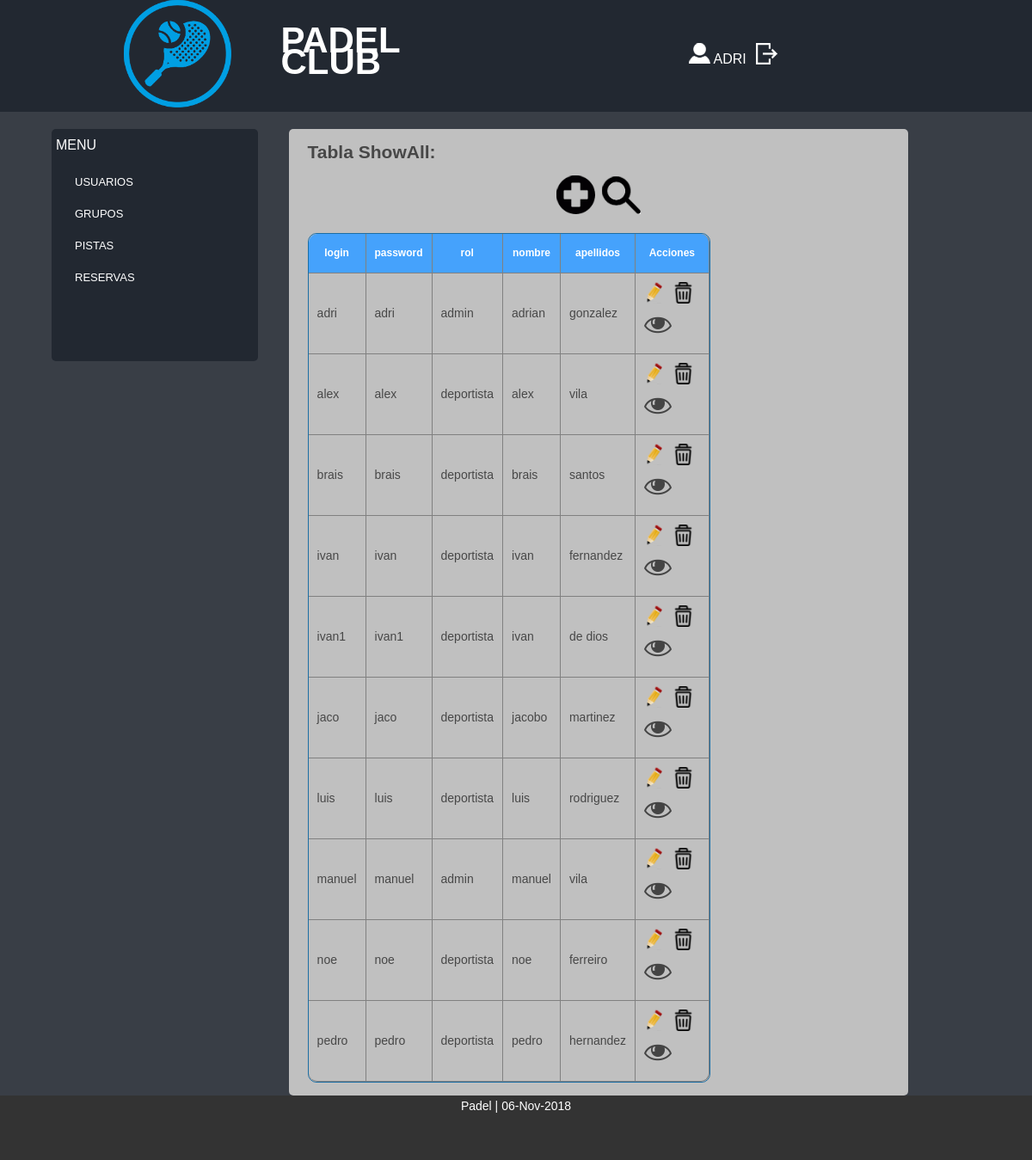
Screenshot of /Controllers/USUARIOS_Controller.php (signed in) with the database file from the repository.
### tables this page shows
CREATE TABLE `USUARIO` (
  `login` varchar(10) NOT NULL,
  `password` varchar(16) NOT NULL,
  `rol` varchar(20) NOT NULL,
  `nombre` varchar(15) NOT NULL,
  `apellidos` varchar(25) NOT NULL
);

### Models/USUARIOS_Model.php (called while the page is built, shortened)
<?php
class USUARIOS_Model {
	var $mysqli;
function __construct($login,$password,$rol,$nombre,$apellidos){
	include_once 'Access_DB.php';
	$this->mysqli = ConnectDB();
}
function _SHOWALL(){
	$sql = "SELECT `login`, `password`, `rol`, `nombre`, `apellidos` FROM USUARIO";
	$result = $this->mysqli->query($sql);
	if($result ->num_rows >0){
		$j = 0;
		while($tupla = mysqli_fetch_assoc($result)){
		   $tuplas[$j] = $tupla;
		   $j++;
		}
		return $tuplas;
	}
	else{
		return  false;
	}
}
}
?>

### Models/Access_DB.php (called while the page is built)
<?php
function ConnectDB()
{
    $mysqli = new mysqli("", 'root', '' , 'ABP_11');
	if ($mysqli->connect_errno) {
		include '../View/MESSAGE_View.php';
		new MESSAGE("Fallo al conectar a MySQL: (" . $mysqli->connect_errno . ") " . $mysqli->connect_error, './index.php');
		return false;
	}
	else{
		return $mysqli;
	}
}
?>

### Views/USUARIO_SHOWALL_View.php (the view, shortened to what this page needs)
<?php
class USUARIO_SHOWALL {
	function __construct($search,$lista,$array,$volver){
		$this->search = $search;
		$this->lista = $lista;
		$this->datos = $array;
		$this->render();
	}
	function render(){
		include 'Header.php';
?>
<div style="overflow-x:auto;">
				<h2><?php if(!$this->search){ echo 'Tabla ShowAll';}else{echo 'Tabla Busqueda';} ?>:</h2>
					<div id="anhadir-borrar" style="text-align: center;">
							<a href="<?php $_SERVER['PHP_SELF'] ?>?action=ADD"><img src="../Views/images/añadir.png"></a>&nbsp <a href="<?php $_SERVER['PHP_SELF'] ?>?action=SEARCH"><img src="../Views/images/busqueda.png"></a>
					</div>
					<table class="tablas separador">
						<tr>
						<?php
						for($i=0; $i<count($this->lista);$i++){
								echo "<th>".$this->lista[$i]."</th>";
						}
						echo "<th>Acciones</th></tr>";
							?>
						<?php
							for($j=0;$j<count($this->datos);$j++){
								echo "<tr>";
								for($i=0; $i<count($this->lista);$i++){
										echo "<td>".$this->datos[$j][($this->lista)[$i]]."</td>";
								}
								echo '<td><a href="'.$_SERVER['PHP_SELF'].'?action=EDIT&'.($this->lista)[0].'='.$this->datos[$j][($this->lista)[0]].'"><img src="../Views/images/editar.png"></a>&nbsp <a href="'.$_SERVER['PHP_SELF'].'?action=DELETE&'.($this->lista)[0].'='.$this->datos[$j][($this->lista)[0]].'"><img src="../Views/images/borrar.png"></a><a href="'.$_SERVER['PHP_SELF'].'?action=SHOWCURRENT&'.($this->lista)[0].'='.$this->datos[$j][($this->lista)[0]].'"><img src="../Views/images/busqueda2.png"></a></td></tr>';
							}
							?>
					</table>
</div>
<?php
	include 'Footer.php';
	}
}
?>

### Views/css/style.css (style rules this page uses)
* { margin:0px; padding:0px; }
html, body { width:100%; padding:0; margin:0; }
body { background: #393E46;color: #474747;font: 14px/25px Arial, Helvetica, sans-serif; }
.content a { text-decoration:none; color: #FFFFFF; font-size:16px; }
.content p,h2,h3,h4,form,table { margin-left:3%; margin-right:3%; margin-top:2%; margin-bottom:2%; }
#anhadir-borrar { margin: 0 auto; }
.tablas { border: 1px solid #1C6EA4; border-collapse: collapse; overflow-x:auto; }
td { padding:10px; }
th { background-color: #45A2FC; padding:10px; color: #FFFFFF; font-size: 12px; }
.separador { border-radius: 10px; border-spacing: 0; border-collapse: separate; }
.separador td, table.separador th { border-bottom: 1px solid Gray; border-right: 1px solid Gray; }
.separador tr:last-child td:first-child { border-bottom-left-radius: 10px; }
.separador tr:last-child td:last-child { border-bottom-right-radius: 10px; }
.separador tr:first-child th:first-child, table.separador tr:first-child td:first-child { border-top-left-radius: 10px }
.separador tr:first-child th:last-child, table.separate tr:first-child td:last-child { border-top-right-radius: 10px; }

### rows the page displays
usuario: login "adri", password "adri", rol "admin", nombre "adrian", apellidos "gonzalez"
usuario: login "alex", password "alex", rol "deportista", nombre "alex", apellidos "vila"
usuario: login "brais", password "brais", rol "deportista", nombre "brais", apellidos "santos"
usuario: login "ivan", password "ivan", rol "deportista", nombre "ivan", apellidos "fernandez"
usuario: login "ivan1", password "ivan1", rol "deportista", nombre "ivan", apellidos "de dios"
usuario: login "jaco", password "jaco", rol "deportista", nombre "jacobo", apellidos "martinez"
usuario: login "luis", password "luis", rol "deportista", nombre "luis", apellidos "rodriguez"
usuario: login "manuel", password "manuel", rol "admin", nombre "manuel", apellidos "vila"
usuario: login "noe", password "noe", rol "deportista", nombre "noe", apellidos "ferreiro"
usuario: login "pedro", password "pedro", rol "deportista", nombre "pedro", apellidos "hernandez"

### other values shown
$_SESSION['login'] "ADRI"
$this->lista[$i] "login"
$this->lista[$i] "password"
$this->lista[$i] "rol"
$this->lista[$i] "nombre"
$this->lista[$i] "apellidos"
date("d-M-Y", mktime()) "06-Nov-2018"
